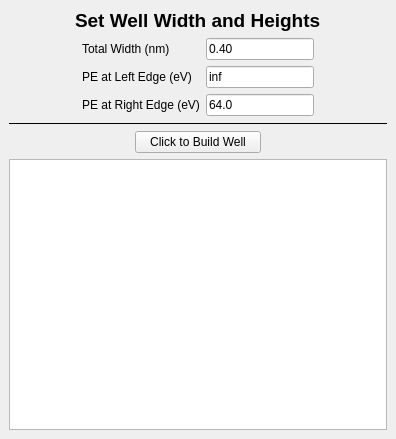
<?xml version="1.0" encoding="UTF-8"?>
<ui version="4.0">
 <class>BuildWellDock</class>
 <widget class="QDockWidget" name="BuildWellDock">
  <property name="geometry">
   <rect>
    <x>0</x>
    <y>0</y>
    <width>396</width>
    <height>439</height>
   </rect>
  </property>
  <property name="sizePolicy">
   <sizepolicy hsizetype="Expanding" vsizetype="Expanding">
    <horstretch>0</horstretch>
    <verstretch>0</verstretch>
   </sizepolicy>
  </property>
  <property name="minimumSize">
   <size>
    <width>62</width>
    <height>311</height>
   </size>
  </property>
  <property name="features">
   <set>QDockWidget::DockWidgetFloatable|QDockWidget::DockWidgetMovable</set>
  </property>
  <property name="windowTitle">
   <string>BuildWell</string>
  </property>
  <widget class="QWidget" name="dockWidgetContents">
   <property name="minimumSize">
    <size>
     <width>10</width>
     <height>0</height>
    </size>
   </property>
   <layout class="QVBoxLayout" name="verticalLayout">
    <item>
     <layout class="QHBoxLayout" name="horizontalLayout">
      <item>
       <spacer name="horizontalSpacer">
        <property name="orientation">
         <enum>Qt::Horizontal</enum>
        </property>
        <property name="sizeHint" stdset="0">
         <size>
          <width>40</width>
          <height>20</height>
         </size>
        </property>
       </spacer>
      </item>
      <item>
       <widget class="QLabel" name="label">
        <property name="font">
         <font>
          <pointsize>14</pointsize>
          <weight>75</weight>
          <bold>true</bold>
         </font>
        </property>
        <property name="text">
         <string>Set Well Width and Heights</string>
        </property>
        <property name="wordWrap">
         <bool>false</bool>
        </property>
       </widget>
      </item>
      <item>
       <spacer name="horizontalSpacer_2">
        <property name="orientation">
         <enum>Qt::Horizontal</enum>
        </property>
        <property name="sizeHint" stdset="0">
         <size>
          <width>40</width>
          <height>20</height>
         </size>
        </property>
       </spacer>
      </item>
     </layout>
    </item>
    <item>
     <layout class="QHBoxLayout" name="horizontalLayout_3">
      <item>
       <spacer name="horizontalSpacer_6">
        <property name="orientation">
         <enum>Qt::Horizontal</enum>
        </property>
        <property name="sizeHint" stdset="0">
         <size>
          <width>40</width>
          <height>20</height>
         </size>
        </property>
       </spacer>
      </item>
      <item>
       <layout class="QFormLayout" name="formLayout">
        <item row="0" column="0">
         <widget class="QLabel" name="label_2">
          <property name="text">
           <string>Total Width (nm)</string>
          </property>
          <property name="wordWrap">
           <bool>false</bool>
          </property>
         </widget>
        </item>
        <item row="0" column="1">
         <widget class="QLineEdit" name="le_width">
          <property name="text">
           <string>0.40</string>
          </property>
         </widget>
        </item>
        <item row="1" column="1">
         <widget class="QLineEdit" name="le_heightleft">
          <property name="text">
           <string>inf</string>
          </property>
         </widget>
        </item>
        <item row="2" column="0">
         <widget class="QLabel" name="label_4">
          <property name="text">
           <string>PE at Right Edge (eV)</string>
          </property>
          <property name="wordWrap">
           <bool>false</bool>
          </property>
         </widget>
        </item>
        <item row="2" column="1">
         <widget class="QLineEdit" name="le_heightright">
          <property name="text">
           <string>64.0</string>
          </property>
         </widget>
        </item>
        <item row="1" column="0">
         <widget class="QLabel" name="label_3">
          <property name="text">
           <string>PE at Left Edge (eV)</string>
          </property>
          <property name="wordWrap">
           <bool>false</bool>
          </property>
         </widget>
        </item>
       </layout>
      </item>
      <item>
       <spacer name="horizontalSpacer_5">
        <property name="orientation">
         <enum>Qt::Horizontal</enum>
        </property>
        <property name="sizeHint" stdset="0">
         <size>
          <width>40</width>
          <height>20</height>
         </size>
        </property>
       </spacer>
      </item>
     </layout>
    </item>
    <item>
     <widget class="Line" name="line_2">
      <property name="font">
       <font>
        <pointsize>20</pointsize>
        <weight>75</weight>
        <bold>true</bold>
        <kerning>true</kerning>
       </font>
      </property>
      <property name="frameShadow">
       <enum>QFrame::Plain</enum>
      </property>
      <property name="lineWidth">
       <number>1</number>
      </property>
      <property name="orientation">
       <enum>Qt::Horizontal</enum>
      </property>
     </widget>
    </item>
    <item>
     <layout class="QHBoxLayout" name="horizontalLayout_2">
      <item>
       <spacer name="horizontalSpacer_3">
        <property name="orientation">
         <enum>Qt::Horizontal</enum>
        </property>
        <property name="sizeHint" stdset="0">
         <size>
          <width>40</width>
          <height>20</height>
         </size>
        </property>
       </spacer>
      </item>
      <item>
       <widget class="QPushButton" name="pb_ok">
        <property name="sizePolicy">
         <sizepolicy hsizetype="Expanding" vsizetype="Fixed">
          <horstretch>0</horstretch>
          <verstretch>0</verstretch>
         </sizepolicy>
        </property>
        <property name="text">
         <string>Click to Build Well</string>
        </property>
        <property name="autoDefault">
         <bool>true</bool>
        </property>
        <property name="flat">
         <bool>false</bool>
        </property>
       </widget>
      </item>
      <item>
       <spacer name="horizontalSpacer_4">
        <property name="orientation">
         <enum>Qt::Horizontal</enum>
        </property>
        <property name="sizeHint" stdset="0">
         <size>
          <width>40</width>
          <height>20</height>
         </size>
        </property>
       </spacer>
      </item>
     </layout>
    </item>
    <item>
     <widget class="QTextEdit" name="te_message">
      <property name="sizePolicy">
       <sizepolicy hsizetype="Expanding" vsizetype="Expanding">
        <horstretch>0</horstretch>
        <verstretch>0</verstretch>
       </sizepolicy>
      </property>
      <property name="minimumSize">
       <size>
        <width>0</width>
        <height>0</height>
       </size>
      </property>
     </widget>
    </item>
   </layout>
  </widget>
 </widget>
 <resources/>
 <connections/>
</ui>
